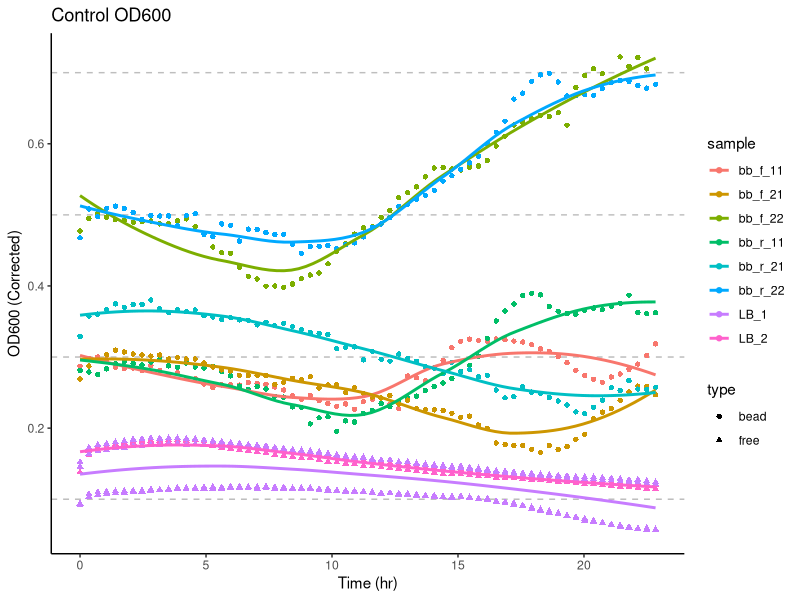
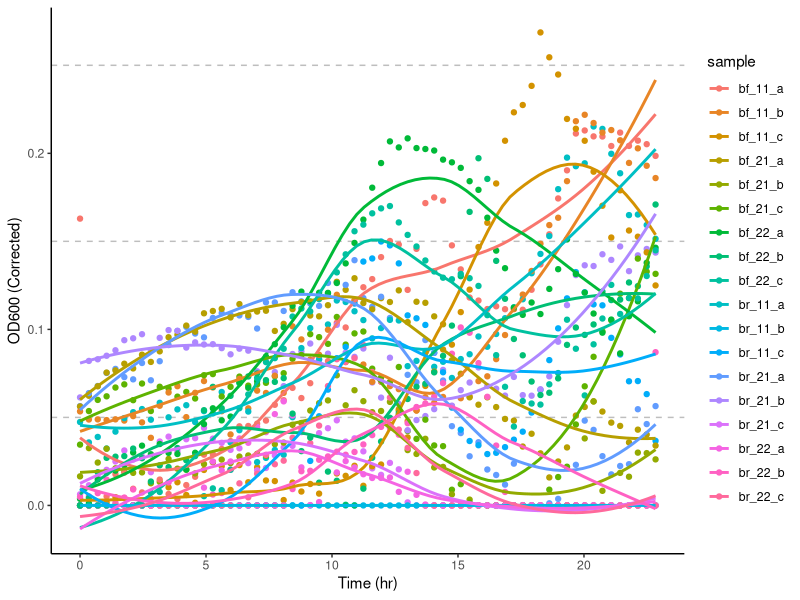
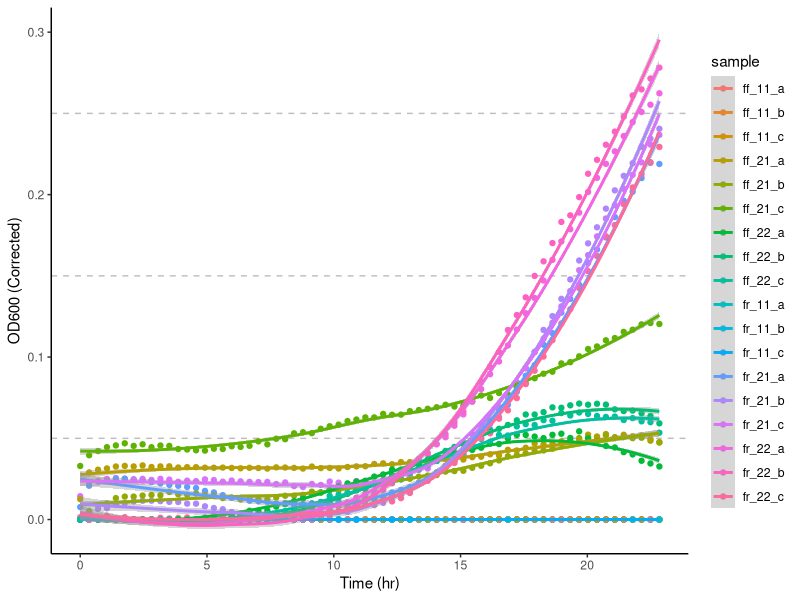
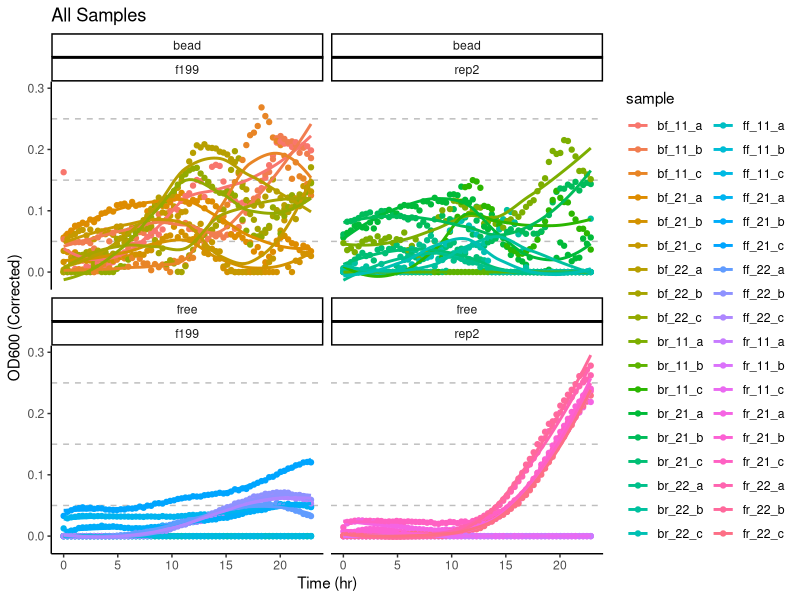
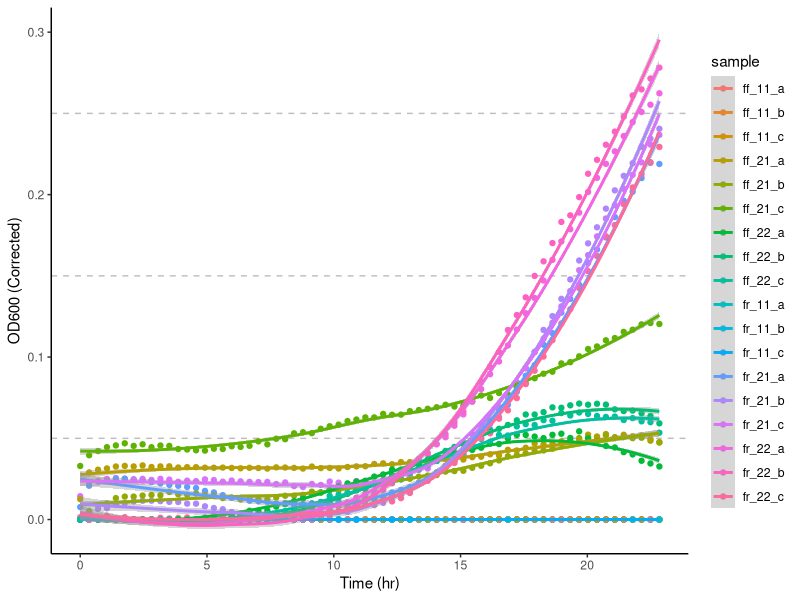
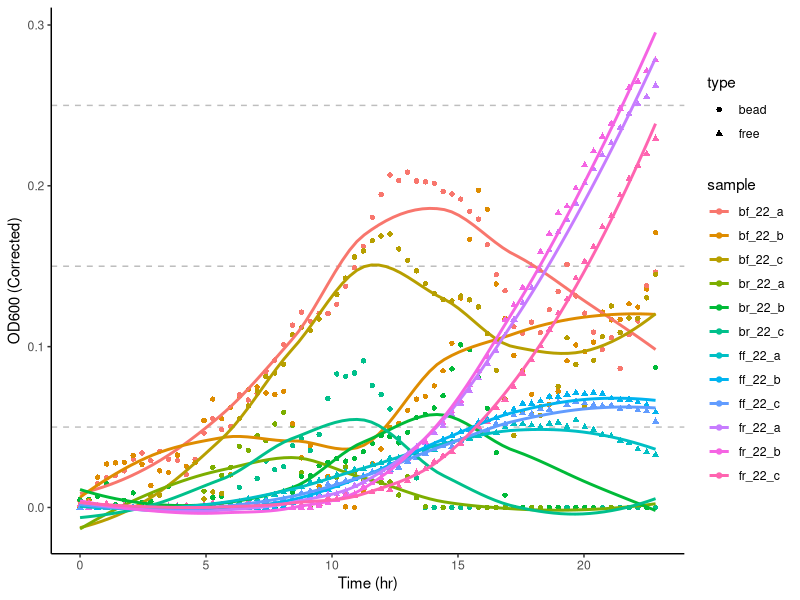
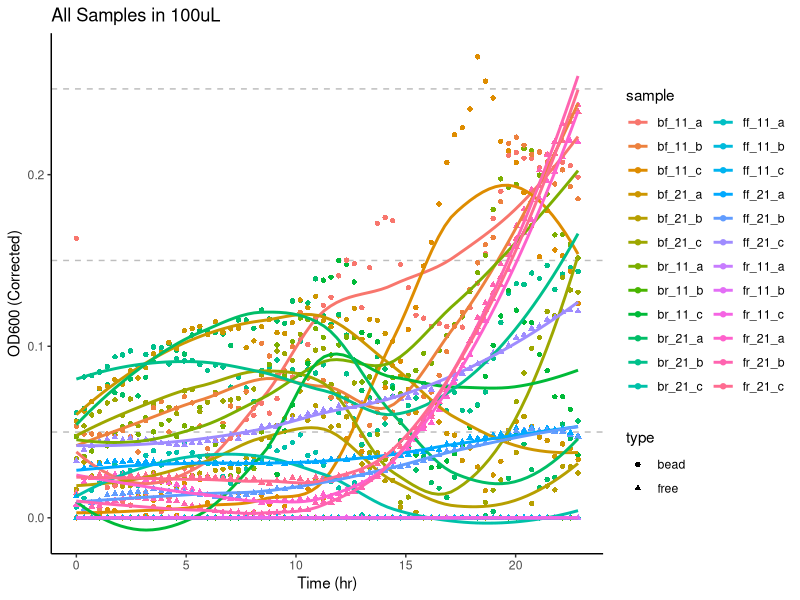
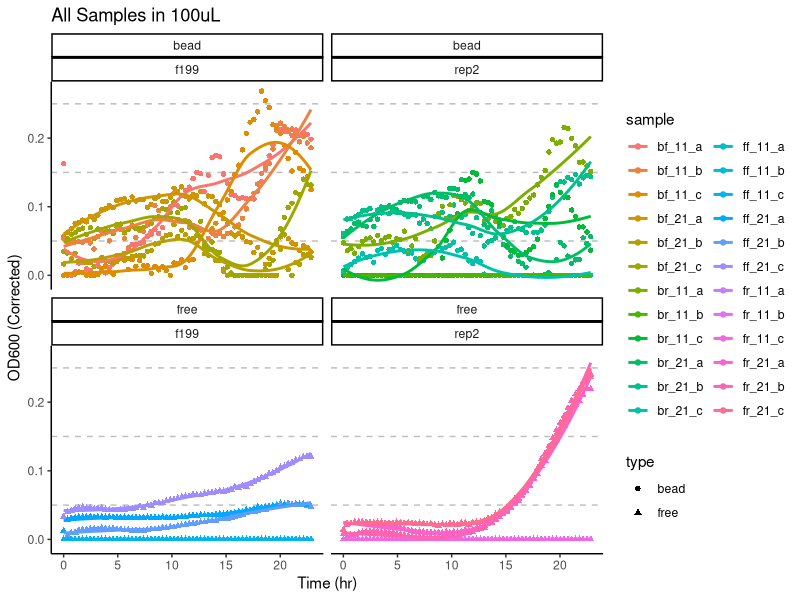

The R source for these figures, in order:

library(readxl) #for loading Excel files
library(dplyr) #for data processing
library(here) #to set paths
library(tidyverse)

df_type<- read_csv("df_type.csv")


#ID sample based on strain
df_type <- df_type %>% mutate(strain = case_when(startsWith(df_type$sample, "ff") ~ "f199", 
                                            startsWith(df_type$sample, "fr") ~ "rep2", 
                                            startsWith(df_type$sample, "bf") ~ "f199", 
                                            startsWith(df_type$sample, "br") ~ "rep2", 
                                            startsWith(df_type$sample, "bb") ~ "control", 
                                            startsWith(df_type$sample, "LB") ~ "control")) 
#ID sample based on volume
df_type <- df_type %>% mutate(volume = case_when(grepl("22", df_type$sample) ~ "200", 
                                              grepl("21", df_type$sample) ~ "100", 
                                              grepl("11", df_type$sample) ~ "100", 
                                              grepl("LB_1", df_type$sample) ~ "100", 
                                              grepl("LB_2", df_type$sample) ~ "200"))

df_type$control<- ifelse(df_type$strain == "control", 1, 0) #dummy variable
#df_type$control<- ifelse(df_type$sample == "LB_2", 1, df_type$control) #dummy variable

control<- subset(df_type, control == 1) #subset controls
control$control<- NULL #remove column
test<- filter(df_type, control == 0) #subset tests
test$control<- NULL #remove column
control$strain<- NULL #remove column

#average the two controls to get one value
avgcon <- subset(df_type, strain == "control")
avgcon$control<- NULL

avgcon <- avgcon %>% mutate(beadcon = case_when(grepl("f", avgcon$sample) ~ "a", 
                                                 grepl("r", avgcon$sample) ~ "b"))

#cona <- subset(avgcon, sample == c("bb_f_22", "bb_f_21", "bb_f_11"))
cona <- subset(avgcon, beadcon == "a")
cona$beadcon<- NULL
conb <- subset(avgcon, beadcon == "b")
conb$beadcon<- NULL
#conb <- subset(avgcon, sample == c("bb_r_22", "bb_r_21", "bb_r_11"))
colnames(conb)<- c("well_b", "OD600_b", "time_h", "sample_b", "type", "strain", "volume")
con<- merge(cona, conb, by = c("time_h", "type", "volume", "strain"))
con <- con %>% mutate(mean = rowMeans(select(con, c(OD600, OD600_b)), na.rm = TRUE))
af<- group_by(con, time_h, well) %>% summarize(dupmean = mean(mean)) #take mean of duplicate wells
af<- left_join(af, con, by = c("well", "time_h")) #add means for duplicate wells back to df
af<- af %>% distinct(sample, time_h, .keep_all = TRUE) #remove duplicates, keep mean
af<- af %>% select(time_h, well, dupmean, type, volume)
colnames(af)<- c("time_h", "well", "mean", "type", "volume")
af<- af%>% distinct(time_h, type, volume, .keep_all = TRUE) #remove duplicate values

#aggregate free data
free_controls<- subset(avgcon, type == "free")
free_controls$beadcon<- NULL
free_mean<- group_by(free_controls, sample, time_h) %>% summarize(mean = mean(OD600)) #calculate mean of duplicates
free_mean<- left_join(free_mean, free_controls, by = c("sample", "time_h")) #add mean to OG data set
free_mean<- free_mean %>% distinct(sample, time_h, .keep_all = TRUE) #remove duplicates, keep mean

#merge bead controls back with all controls

allcontrols <- full_join(af, free_mean)
allcontrols$strain<- NULL
allcontrols$OD600<- NULL
allcontrols$OD600_b<- NULL
allcontrols$well<- NULL
allcontrols$well_b<- NULL
allcontrols$sample<- NULL
allcontrols$sample_b<- NULL
#colnames(allcontrols)<- c("time_h", "type", "volume", )
tmp<- merge(test, allcontrols, by  = c("time_h", "type", "volume")) #merge datasets by time_h and type
tmp$corrected<- tmp$OD600 - tmp$mean #blank subtraction
tmp[tmp < 0 ] <- 0 #convert negative values to zero

#colnames(control)<- c("well_control", "OD600_control", "time_h", "sample_control", "type", "volume")
#tmp<- merge(control, test, by = c("time_h", "type", "volume")) #merge datasets by time_h and type
#tmp$corrected<- tmp$OD600 - tmp$OD600_control #blank subtraction
#tmp[tmp < 0 ] <- 0 #convert negative values to zero


write_csv(tmp, "Blank Subtraction 17_18.csv") #save data as csv


graph_data <- tmp

#capitalize
graph_data<- graph_data %>% mutate(Strain = fct_recode(strain, 
                                                     "F199" = "f199", 
                                                     "G7" = "g7", 
                                                     "Rep2" = "rep2")) %>% 
  mutate(Sample = fct_recode(sample, 
                             "F199 Beads A" = "bf_22_a", 
                             "F199 Beads B" = "bf_22_b", 
                             "F199 Beads C" = "bf_22_c")) %>%
  mutate(Type = fct_recode(type, 
                           "Bead" = "bead", 
                           "Free" = "free"))

beads<- subset(graph_data, type == "bead")
free<- subset(graph_data, type == "free")

library(ggplot2)

#control
ggplot(data = control, aes(x = time_h, y = OD600, color = sample, shape = type)) +
  geom_point() + geom_smooth(se = FALSE) + theme_classic() + xlab("Time (hr)") + ylab("OD600 (Corrected)") + 
  theme(panel.grid.minor.y = element_line(color = "grey", linetype = "dashed")) +ggtitle("Control OD600")

#graph_data<- subset(tmp, corrected >=0)
ggplot(data = beads, aes(x = time_h, y = corrected, color = sample)) +
  geom_point() + geom_smooth(se = FALSE) + theme_classic() + xlab("Time (hr)") + ylab("OD600 (Corrected)") + 
  theme(panel.grid.minor.y = element_line(color = "grey", linetype = "dashed"))
ggplot(data = free, aes(x = time_h, y = corrected, color = sample)) +
  geom_point() + geom_smooth() + theme_classic() + xlab("Time (hr)") + ylab("OD600 (Corrected)") + 
  theme(panel.grid.minor.y = element_line(color = "grey", linetype = "dashed"))

#play with facet wrap
ggplot(data = graph_data, aes(x = time_h, y = corrected, color = sample)) +
  geom_point() + geom_smooth(se = FALSE) + theme_classic() + xlab("Time (hr)") + ylab("OD600 (Corrected)") + 
  theme(panel.grid.minor.y = element_line(color = "grey", linetype = "dashed")) + facet_wrap(~ type+strain)+ggtitle("All Samples")
ggplot(data = free, aes(x = time_h, y = corrected, color = sample)) +
  geom_point() + geom_smooth() + theme_classic() + xlab("Time (hr)") + ylab("OD600 (Corrected)") + 
  theme(panel.grid.minor.y = element_line(color = "grey", linetype = "dashed"))

#divide up by volume
tmp<-graph_data
two <- subset(tmp, volume == "200")
ggplot(data = two, aes(x = time_h, y = corrected, color = sample, shape = type)) +
  geom_point() + geom_smooth(se = FALSE) + theme_classic() + xlab("Time (hr)") + ylab("OD600 (Corrected)") + 
  theme(panel.grid.minor.y = element_line(color = "grey", linetype = "dashed"))

one <- subset(tmp, volume == "100")
ggplot(data = one, aes(x = time_h, y = corrected, color = sample, shape = type)) +
  geom_point() + geom_smooth(se = FALSE) + theme_classic() + xlab("Time (hr)") + ylab("OD600 (Corrected)") + 
  theme(panel.grid.minor.y = element_line(color = "grey", linetype = "dashed"))+ggtitle("All Samples in 100uL")
#facetwrap
ggplot(data = one, aes(x = time_h, y = corrected, color = sample, shape = type)) +
  geom_point() + geom_smooth(se = FALSE) + theme_classic() + xlab("Time (hr)") + ylab("OD600 (Corrected)") + 
  theme(panel.grid.minor.y = element_line(color = "grey", linetype = "dashed"))+ggtitle("All Samples in 100uL")+ facet_wrap(~ type+strain)

beadsone<- subset(one, type == "bead")
ggplot(data = beadsone, aes(x = time_h, y = corrected, color = sample, shape = type)) +
  geom_point() + geom_smooth(se = FALSE) + theme_classic() + xlab("Time (hr)") + ylab("OD600 (Corrected)") + 
  theme(panel.grid.minor.y = element_line(color = "grey", linetype = "dashed"))+ggtitle("All Beads in 100uL")
beadsonef<- subset(beadsone, strain == "f199")
ggplot(data = beadsonef, aes(x = time_h, y = corrected, color = sample, shape = type)) +
  geom_point() + geom_smooth(se = FALSE) + theme_classic() + xlab("Time (hr)") + ylab("OD600 (Corrected)") + 
  theme(panel.grid.minor.y = element_line(color = "grey", linetype = "dashed"))+ggtitle("F199 Beads in 100uL")
beadsoner<- subset(beadsone, strain == "rep2")
ggplot(data = beadsoner, aes(x = time_h, y = corrected, color = sample, shape = type)) +
  geom_point() + geom_smooth(se = FALSE) + theme_classic() + xlab("Time (hr)") + ylab("OD600 (Corrected)") + 
  theme(panel.grid.minor.y = element_line(color = "grey", linetype = "dashed"))+ggtitle("Rep2 Beads in 100uL")

two <- subset(tmp, volume == "200")
ggplot(data = two, aes(x = time_h, y = corrected, color = sample, shape = type, shape = type)) +
  geom_point() + geom_smooth(se = FALSE) + theme_classic() + xlab("Time (hr)") + ylab("OD600 (Corrected)") + 
  theme(panel.grid.minor.y = element_line(color = "grey", linetype = "dashed"))+ggtitle("All Samples in 200uL")
#facet wrap
ggplot(data = two, aes(x = time_h, y = corrected, color = sample, shape = type, shape = type)) +
  geom_point() + geom_smooth(se = FALSE) + theme_classic() + xlab("Time (hr)") + ylab("OD600 (Corrected)") + 
  theme(panel.grid.minor.y = element_line(color = "grey", linetype = "dashed"))+ggtitle("All Samples in 200uL")+ facet_wrap(~ type+strain)
beadstwo<- subset(two, type == "bead")
ggplot(data = beadstwo, aes(x = time_h, y = corrected, color = sample, shape = type)) +
  geom_point() + geom_smooth(se = FALSE) + theme_classic() + xlab("Time (hr)") + ylab("OD600 (Corrected)") + 
  theme(panel.grid.minor.y = element_line(color = "grey", linetype = "dashed"))+ggtitle("All Beads in 200uL")
beadstwof<- subset(beadstwo, strain == "f199")
#CAPITALIZE
ggplot(data = beadstwof, aes(x = time_h, y = corrected, color = Sample)) +
  geom_point() + geom_smooth(se = FALSE) + theme_classic() + xlab("Time (hr)") + ylab("OD600 (Corrected)") + 
  theme(panel.grid.minor.y = element_line(color = "grey", linetype = "dashed"))+ggtitle("F199 Beads in 200uL")
ggsave("f199beadsin200ul.png", width = 6, height = 4)
beadstwor<- subset(beadstwo, strain == "rep2")
ggplot(data = beadstwor, aes(x = time_h, y = corrected, color = sample, shape = type)) +
  geom_point() + geom_smooth(se = FALSE) + theme_classic() + xlab("Time (hr)") + ylab("OD600 (Corrected)") + 
  theme(panel.grid.minor.y = element_line(color = "grey", linetype = "dashed"))+ggtitle("Rep2 Beads in 200uL")

onef199<- subset(one, strain == "f199")
ggplot(data = onef199, aes(x = time_h, y = corrected, color = sample, shape = type)) +
  geom_point() + geom_smooth(se = FALSE) + theme_classic() + xlab("Time (hr)") + ylab("OD600 (Corrected)") + 
  theme(panel.grid.minor.y = element_line(color = "grey", linetype = "dashed"))+ggtitle("F199 in 100 uL")

onerep2<- subset(one, strain =="rep2")
ggplot(data = onerep2, aes(x = time_h, y = corrected, color = sample, shape = type)) +
  geom_point() + geom_smooth(se = FALSE) + theme_classic() + xlab("Time (hr)") + ylab("OD600 (Corrected)") + 
  theme(panel.grid.minor.y = element_line(color = "grey", linetype = "dashed"))+ggtitle("Rep2 in 100 uL")

twof199<- subset(two, strain == "f199")
ggplot(data = twof199, aes(x = time_h, y = corrected, color = sample, shape = type)) + 
  geom_point() + geom_smooth(se = FALSE) + 
  theme_classic() + 
  xlab("Time (hr)") + 
  ylab("OD600 (Corrected)") + 
  theme(panel.grid.minor.y = element_line(color = "grey", linetype = "dashed"))+
  ggtitle("F199 in 200 uL")


tworep2<- subset(two, strain == "rep2")
ggplot(data = tworep2, aes(x = time_h, y = corrected, color = sample, shape = type)) + 
  geom_point() + geom_smooth(se = FALSE) + 
  theme_classic() + 
  xlab("Time (hr)") + 
  ylab("OD600 (Corrected)") + 
  theme(panel.grid.minor.y = element_line(color = "grey", linetype = "dashed"))+
  ggtitle("Rep2 in 200 uL")


